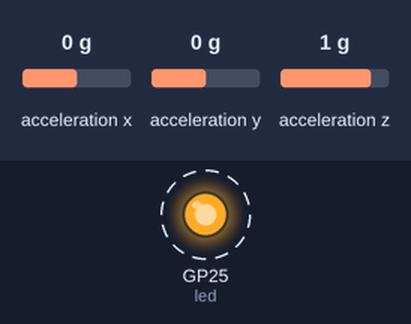
Recording of a program running on a simulated Raspberry Pi Pico running MicroPython. Parts: output pins drawn as LEDs (lit = HIGH). Dashed ring = blinking. The inputs (shaded band) are chosen by the test bench; at power-on: acceleration x 0 g, acceleration y 0 g, acceleration z 1 g. Pins used as bus, display or sensor lines are not drawn; what the program prints to the serial console is not drawn.

Above: at 0.91 s.
1.3 s: acceleration x set to -1.4 g
4.3 s: acceleration y set to -1.4 g
7.3 s: acceleration z set to -1.4 g
Timing chart, 0 to 16.3 s (numbered marks = the images above; inputs shaded):
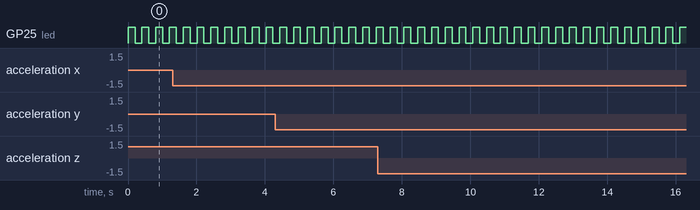

The program:

13-accel-print.py
```python
# Lab 13: Accelerometer Print
# Filename: 13-accel-print.py
# Version: 1.1.0
#
# Reads a LIS3DH accelerometer and prints x, y and z in g.
# Lay the kit flat: z should be about 1.0 and x and y close to 0.
# Tilt it and watch the numbers change.
# The LED on the Pico board blinks while the program runs. If a reading
# fails, the program prints a message and keeps going instead of stopping.

from machine import Pin, I2C
from utime import sleep, sleep_us, ticks_ms, ticks_diff
import ustruct
import config

print("Lab 13: Accelerometer Print (version 1.1.0)")

# hardware settings from config.py
ACCEL_I2C_ID = config.ACCEL_I2C_ID
ACCEL_SDA_PIN = config.ACCEL_SDA_PIN
ACCEL_SCL_PIN = config.ACCEL_SCL_PIN
ACCEL_ADDRESS = config.ACCEL_ADDRESS

# LIS3DH registers
WHO_AM_I_REGISTER = 0x0F
CTRL_REG1 = 0x20
CTRL_REG4 = 0x23
ACCEL_DATA_REGISTER = 0x28 | 0x80   # the 0x80 bit makes the chip step through x, y, z
COUNTS_PER_G = 16384    # the 16-bit reading at the +/- 2 g range

# keeping the sensor working
I2C_FREQ = 100000       # a slower clock is less bothered by electrical noise
MAX_BAD_READINGS = 5    # this many failed readings in a row restarts the sensor
CHECK_MS = 1000         # how often to check on the sensor

led = Pin("LED", Pin.OUT)   # the LED on the Pico board

def free_bus():
    # If a program stops in the middle of a reading, the sensor can be left
    # holding the SDA wire low. Nine clock pulses let it finish sending its
    # byte, then a stop signal (SDA going high while SCL is high) frees the bus.
    scl = Pin(ACCEL_SCL_PIN, Pin.OUT, value=1)
    sda = Pin(ACCEL_SDA_PIN, Pin.IN, Pin.PULL_UP)
    for i in range(9):
        scl.value(0)
        sleep_us(5)
        scl.value(1)
        sleep_us(5)
    scl.value(0)
    sda.init(Pin.OUT, value=0)
    sleep_us(5)
    scl.value(1)
    sleep_us(5)
    sda.init(Pin.IN, Pin.PULL_UP)
    sleep_us(5)

def start_sensor():
    global i2c
    free_bus()
    i2c = I2C(ACCEL_I2C_ID, sda=Pin(ACCEL_SDA_PIN), scl=Pin(ACCEL_SCL_PIN), freq=I2C_FREQ)
    try:
        # the chip starts powered down; 0x57 = 100 readings a second with x, y and z on
        i2c.writeto_mem(ACCEL_ADDRESS, CTRL_REG1, b'\x57')
        # 0x88 = high resolution, +/- 2 g, and hold each reading steady while we read it
        i2c.writeto_mem(ACCEL_ADDRESS, CTRL_REG4, b'\x88')
    except OSError:
        print("Accelerometer did not answer at address", hex(ACCEL_ADDRESS))

def sensor_has_settings():
    # a dip in the power can reset the chip, which puts it back to sleep
    try:
        return i2c.readfrom_mem(ACCEL_ADDRESS, CTRL_REG1, 1)[0] == 0x57
    except OSError:
        return False

start_sensor()
try:
    print("WHO_AM_I:", hex(i2c.readfrom_mem(ACCEL_ADDRESS, WHO_AM_I_REGISTER, 1)[0]), "(0x33 is a LIS3DH)")
except OSError:
    print("WHO_AM_I: no answer. Check the wiring and run 02-probe.py")

bad_readings = 0
last_check = ticks_ms()
while True:
    led.toggle()    # blinks while the program runs
    try:
        raw = i2c.readfrom_mem(ACCEL_ADDRESS, ACCEL_DATA_REGISTER, 6)
    except OSError:
        raw = None
    if raw is None:
        bad_readings += 1
        print("no reading (", bad_readings, "in a row )")
    else:
        bad_readings = 0
        x, y, z = ustruct.unpack('<hhh', raw)
        print("x: %5.2f  y: %5.2f  z: %5.2f" % (x / COUNTS_PER_G, y / COUNTS_PER_G, z / COUNTS_PER_G))

    # once a second, restart the sensor if it stopped answering or lost its settings
    if ticks_diff(ticks_ms(), last_check) >= CHECK_MS:
        last_check = ticks_ms()
        if bad_readings >= MAX_BAD_READINGS or not sensor_has_settings():
            print("Accelerometer not working - restarting it")
            start_sensor()
            bad_readings = 0
    sleep(0.2)
```

config.py
```python
# Moving Rainbow Configuration file
# Filename: config.py
# Version: 1.0.0
#
# This file contains the hardware configuration for the Tilt-a-Rainbow
# Mini kit. It is imported by each program.

# 8x8 NeoPixel matrix (64 pixels)
NEOPIXEL_PIN = 0
MATRIX_WIDTH = 8
MATRIX_HEIGHT = 8
NUMBER_PIXELS = MATRIX_WIDTH * MATRIX_HEIGHT
# Some 8x8 panels are wired in a zig-zag: row 0 runs left to right,
# row 1 runs right to left, and so on. This panel is NOT: every row runs
# left to right. (Checked on the real panel: pixel 8 sits right below
# pixel 0.) Run 06-walk-pixels.py to see the pixel order.
SERPENTINE = False

# The color number the programs use when ALL 64 pixels are lit at once.
# 64 pixels at (20, 20, 20) draw about 300 mA, safely under the 500 mA a
# USB port supplies. Programs that light only a few pixels can use bigger
# numbers.
LEVEL = 20

# Two mode buttons, each wired from its GPIO pin to GND
BUTTON_PIN_1 = 14
BUTTON_PIN_2 = 15

# Accelerometer on I2C bus 0 (GP16 is SDA, GP17 is SCL)
# LIS3DH accelerometer. 0x19 is the usual address (0x18 if SDO is tied to GND).
# Run 02-probe.py to check.
ACCEL_I2C_ID = 0
ACCEL_SDA_PIN = 16
ACCEL_SCL_PIN = 17
ACCEL_ADDRESS = 0x19
```

Measured:
- by itself, GP25 (led): alternates HIGH for 0.20 s and LOW for 0.20 s
